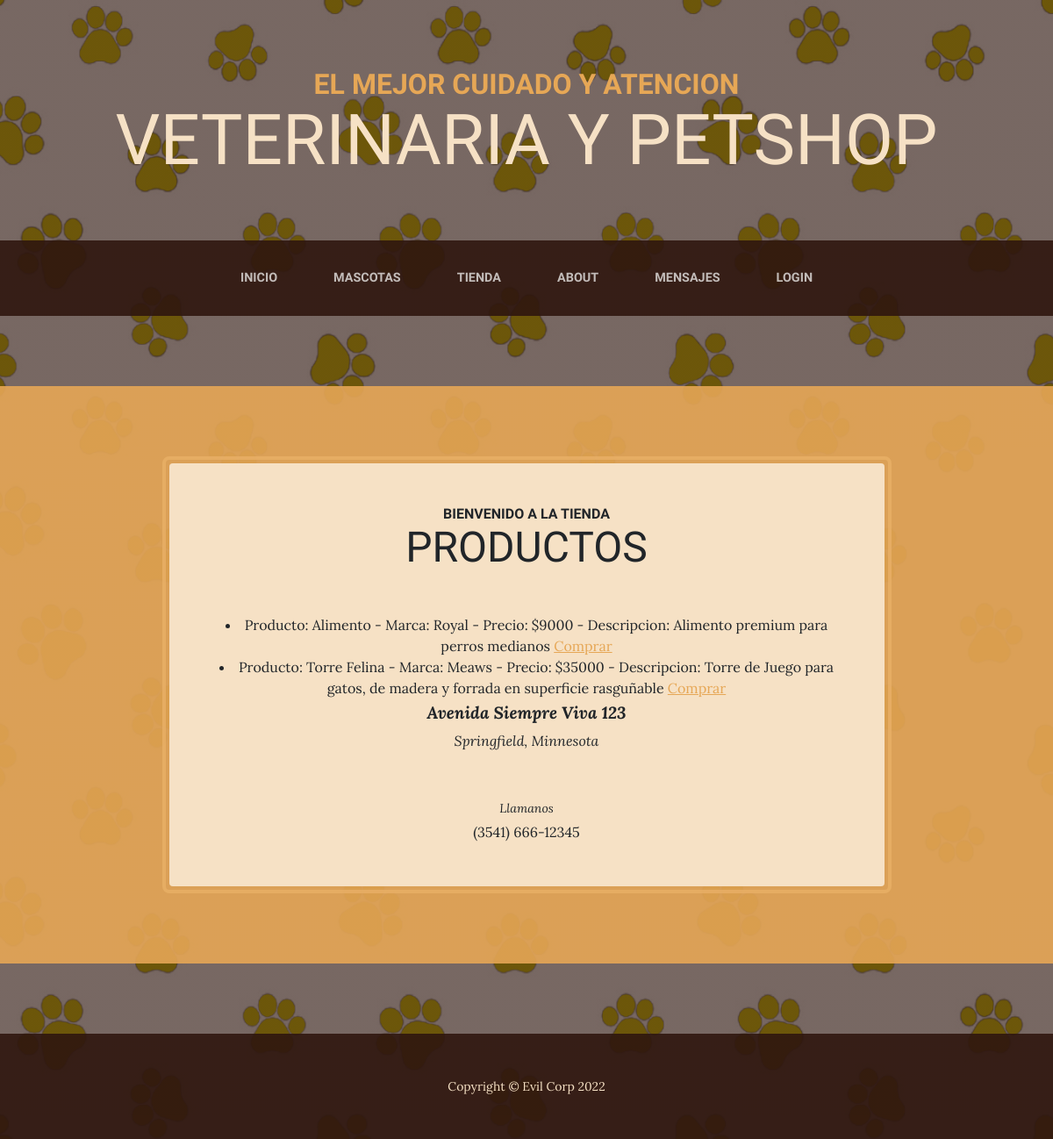
The app's page /tienda/ with its own data.
### apptienda/models.py (models this page shows, shortened)
class Productos(models.Model):
    id = models.AutoField(primary_key=True)
    nombre = models.CharField(max_length=100, verbose_name= 'Nombre')
    marca = models.CharField(max_length=100, verbose_name= 'Marca')
    precio = models.IntegerField(verbose_name= 'Precio', null=True)
    imagen = models.ImageField(default='null', verbose_name="productos",upload_to="productos")
    descripcion= models.TextField(verbose_name= 'Descripcion', null=True)
    def __str__(self):
        fila = f"Producto: {self.nombre} - Marca: {self.marca} - Precio: ${self.precio} - Descripcion: {self.descripcion}"
        return fila

### apptienda/views.py (the view)
# urls.py: path('tienda/', vista_tienda, name="vet-tienda"),
def vista_tienda(request):
    productos = Productos.objects.all()
    contexto = {"productos": productos}
    return render(request, "apptienda/productos.html", contexto)

### apptienda/templates/apptienda/productos.html (shortened to what this page needs)
{% extends 'apptienda/base.html' %}
{% load static %}
{% block titulo %} Bienvenido a la tienda {% endblock %}
{% block subtitulo %} Productos {% endblock %}
{% block Contenido%}
{% if productos %}
   {% for producto in productos %}
    <li>
      {{producto}}
      <a href="{% url 'vet-comprar' producto.id %}">Comprar</a>
    </li>
    {% endfor %}
{% else %}
<p> Ups! de momento estamos sin stock </p>
<p> Pronto tendremos nuevos productos </p>
{% endif %}
<p class="address mb-5">
    <em>
        <strong>Avenida Siempre Viva 123</strong>
        <br />
        Springfield, Minnesota
    </em>
</p>
<p class="mb-0">
    <small><em>Llamanos</em></small>
    <br />
    (3541) 666-12345
</p>
{% endblock %}

### apptienda/templates/apptienda/base.html (shortened to what this page needs)
<!DOCTYPE html>
<html lang="en">
  {% load static %}
  <head>
    <link href="{% static 'css/styles.css'%}" rel="stylesheet" />
  </head>
  <body>
    <header>
      <h1 class="site-heading text-center text-faded d-none d-lg-block">
        <span class="site-heading-upper text-primary mb-3">
          El mejor cuidado y atencion
        </span>
        <span class="site-heading-lower">Veterinaria y PetShop</span>
      </h1>
    </header>
    <nav class="navbar navbar-expand-lg navbar-dark py-lg-4" id="mainNav">
      <div class="container">
        <div class="collapse navbar-collapse" id="navbarSupportedContent">
          <ul class="navbar-nav mx-auto">
            <li class="nav-item px-lg-4">
              <a
                class="nav-link text-uppercase"
                href="{% url 'tienda-inicio' %}"
              >
                INICIO
              </a>
            </li>
            <li class="nav-item px-lg-4">
              <a
                class="nav-link text-uppercase"
                href="{% url 'vet-mascotas' %}"
              >
                MASCOTAS
              </a>
            </li>
            <li class="nav-item px-lg-4">
              <a class="nav-link text-uppercase" href="{% url 'vet-tienda' %}">
                TIENDA
              </a>
            </li>
            <li class="nav-item px-lg-4">
              <a class="nav-link text-uppercase" href="{% url 'vet-about' %}">
                ABOUT
              </a>
            </li>
            <li class="nav-item px-lg-4">
              <a
                class="nav-link text-uppercase"
                href="{% url 'vet-mensajes' %}"
              >
                MENSAJES
              </a>
            </li>
            {% if request.user.is_authenticated %}
            <li class="nav-item px-lg-4">
              <a class="nav-link text-uppercase" href="{% url 'vet-logout' %}">
                LOGOUT
              </a>
            </li>
            <li class="nav-item px-lg-4">
              <a class="nav-link" href="{% url 'vista-perfil' %}">Hola {{request.user.username}}!</a>
            </li>
            {% else %}
            <li class="nav-item px-lg-4">
              <a class="nav-link text-uppercase" href="{% url 'vet-login' %}">
                LOGIN
              </a>
            </li>
            {% endif %}
          </ul>
        </div>
      </div>
    </nav>
    <section class="page-section cta">
      <div class="container">
        <div class="row">
          <div class="col-xl-9 mx-auto">
            <div class="cta-inner bg-faded text-center rounded">
              <h2 class="section-heading mb-5">
                <span class="section-heading-upper">
                  {% block titulo %}{% endblock %}
                </span>
                <span class="section-heading-lower">
                  {% block subtitulo %}{% endblock %}
                </span>
              </h2>
              {% block Contenido %}{% endblock %}
            </div>
          </div>
        </div>
      </div>
    </section>
    <footer class="footer text-faded text-center py-5">
      <div class="container">
        <p class="m-0 small">Copyright &copy; Evil Corp 2022</p>
      </div>
    </footer>
  </body>
</html>

### records on screen
Productos: nombre+marca+precio "Producto: Alimento - Marca: Royal - Precio: $9000 - Descripcion: Alimento premium para perros medianos"
Productos: nombre+marca+precio "Producto: Torre Felina - Marca: Meaws - Precio: $35000 - Descripcion: Torre de Juego para gatos, de madera y forrada en superficie rasguñable"
